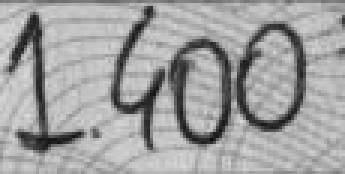
#> input picture a_car_002180.png, 115 x 58 px (shown 3 times larger)
$ jupyter execute --allow-errors separation.ipynb   (shell and % lines are left out)   (older library calls are emulated)
#> lines starting #> are read from the running program, lines starting #| are printed output that depends on the picture; after the words box and inside, x2 and y2 are one past the last pixel; in counts of white or black regions, pixels touching at a corner belong together
# New Section

IMPORT LIBRARIES

[cell 1]
from matplotlib import pyplot as plt
import cv2
import numpy as np
import math
from scipy.signal import convolve2d
import random

[cell 2]
# Load the image
image = cv2.imread('a_car_002180.png')
#> image is the input picture: shape (58, 115, 3); min 9, max 219, mean 160.1
image = cv2.cvtColor(image, cv2.COLOR_BGR2GRAY)
#> image: shape (58, 115)
print(image.shape)
#| (58, 115)
image = 255 - image
plt.imshow(image,cmap = 'gray')
smooth_image = cv2.GaussianBlur(image,(5,5),0)

CONVERT REQUIRED FOR

[cell 3]
def load_and_convert_to_gray_image(path):
  image = cv2.imread(path)
  image = cv2.cvtColor(image, cv2.COLOR_BGR2GRAY)
  # print(image.shape)
  image = 255 - image# because my model (in mnist_lenet5 trained )
  return image

def contour_count (img):
    contours, _ = cv2.findContours(img, cv2.RETR_EXTERNAL, cv2.CHAIN_APPROX_SIMPLE)
    return len(contours)

MORPHOLOGY PROCESS

[cell 4]
image = cv2.imread('a_car_002180.png' , cv2.IMREAD_GRAYSCALE)
# Define the structuring elements
horizontal = np.ones((1, 3), np.uint8)
vertical = np.ones((5, 1), np.uint8)

# Perform dilation with both horizontal and vertical structuring elements
opened_h = cv2.morphologyEx(image, cv2.MORPH_OPEN, horizontal)
opened_h_v =cv2.morphologyEx(opened_h, cv2.MORPH_OPEN, vertical)

opened_v = cv2.morphologyEx(image, cv2.MORPH_OPEN, vertical)
opened_v_h = cv2.morphologyEx(opened_v, cv2.MORPH_OPEN, horizontal)


images = [image,smooth_image , opened_h , opened_v,opened_v_h ,opened_h_v ]
# Display the dilated image
plt.subplots(2,3, figsize=(10,5))
for i in range(len(images)):
  plt.subplot(2,3, i+1)
  plt.imshow(images[i], cmap='gray')
  plt.axis('off')
#> this loop made 6 passes

find component with simple thresholding area

[cell 5]
print(f"print each shape for each image it's area")
for i in range(len(images)):
  new_contours = []
  _, threshold = cv2.threshold(images[i], 127, 255, cv2.THRESH_BINARY)
  contours, _ = cv2.findContours(
      threshold, cv2.RETR_TREE, cv2.CHAIN_APPROX_SIMPLE)
  for j in contours:
    if cv2.contourArea(j) > 100:
      new_contours.append(j)
      print(f"{i}:{cv2.contourArea(j)}")
  print(f"show each image with it's contour count ")
  plt.subplot(2,3, i+1)
  plt.imshow(threshold, cmap='gray')
  plt.axis('off')
  plt.title(f"{len(new_contours)} shapes")
#> this loop made 6 passes
#> (printed output is left out)
#> pass 1, `_, threshold = cv2.threshold(images[i], 127, 255, cv2.THRESH_BINARY)`:
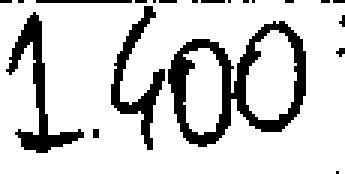
#> threshold: shape (58, 115) (shown 3 times larger); 81.5% white; 21 black regions (17 under 20 px), largest, box (x1, y1, x2, y2) and area: (56, 7, 102, 49) 611, (2, 4, 28, 51) 289, (37, 2, 55, 50) 241, (12, 0, 44, 1) 32
#> after the loop: threshold: shape (58, 115); 80.2% white; 9 black regions (8 under 20 px), largest, box (x1, y1, x2, y2) and area: (2, 0, 102, 51) 1263

FIND COMPONENT WITH OTSU WITH EACH COMPONENT AREA

[cell 6]
print(f"print each shape for each image it's area")
for i in range(len(images)):
  new_contours = []
  _,threshold= cv2.threshold(images[i],0,255,cv2.THRESH_BINARY+cv2.THRESH_OTSU)

  contours, _ = cv2.findContours(
      threshold, cv2.RETR_TREE, cv2.CHAIN_APPROX_SIMPLE)
  for j in contours:
    if cv2.contourArea(j) > 100:
      new_contours.append(j)
      print(f"{i}:{cv2.contourArea(j)}")

  print(f"show each image with it's contour count ")
  plt.subplot(2,3, i+1)
  plt.imshow(threshold, cmap='gray')
  plt.axis('off')
  plt.title(f"{len(new_contours)} shapes")
#> threshold: shape (58, 115); 82.9% white; 11 black regions (9 under 20 px), largest, box (x1, y1, x2, y2) and area: (37, 0, 102, 50) 824, (3, 4, 28, 51) 271
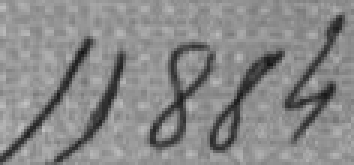
#> input picture a_car_002188.png, 118 x 55 px, found by its file name (shown 3 times larger)
#> further down, image is the input picture: shape (55, 118, 3); min 20, max 194, mean 136
#| (55, 118)

SHOW PROBLEM OF CONTOUR

[cell 7]
def find_best_contour(img , numbers_of_contours):
#> called with numbers_of_contours = 6
  plt.subplot(3,3, 1)
  plt.imshow(img, cmap='gray')
  plt.axis('off')
  new_contours = []
  # _, threshold = cv2.threshold(images[i], 127, 255, cv2.THRESH_BINARY)
  _,threshold= cv2.threshold(img,0,255,cv2.THRESH_BINARY+cv2.THRESH_OTSU)
#> threshold: shape (55, 118); 14.8% white; 6 white regions (1 under 20 px)
  plt.imshow(threshold, cmap='gray')
  plt.axis('off')
  contours, _ = cv2.findContours(
      threshold, cv2.RETR_TREE, cv2.CHAIN_APPROX_SIMPLE)
#> contours = 11 contours, 3 with area under 20; largest, box (x1, y1, x2, y2) and area: (50, 14, 72, 50) 322, (70, 16, 95, 51) 186, (95, 5, 115, 48) 159, (0, 12, 31, 55) 112, (17, 17, 42, 55) 112, (58, 16, 71, 31) 110, (51, 36, 61, 48) 54, (71, 38, 78, 49) 36

  for j in contours:
    # if cv2.contourArea(j) > 100:
    new_contours.append((j,cv2.contourArea(j)))
#> this loop made 11 passes
#> j on passes 1, 5, 11: [[15, 54]], [[76, 38], [77, 37], [78, 38], [77, 39]], [[98, 32], [99, 31], [100, 32], [99, 33]]
#> after the loop, new_contours = 11 items
  sorted_list = sorted(new_contours, key=lambda x: x[1] , reverse=True)#sort base on area value from high to low
#> sorted_list = 11 items

  for i in range(numbers_of_contours+2):
    new_img = np.zeros((100,200))
    contour = sorted_list[i][0]
    cv2.drawContours(new_img, [contour], 0, 255, 1)
    cv2.imwrite(f'contour_{i}.png',new_img)
    plt.subplot(3,3, i+2)
    plt.imshow(new_img, cmap='gray')
    plt.axis('off')
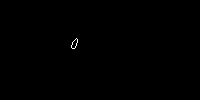
#> new_img: shape (100, 200) float64; 0.11% white in thin lines or dots, all inside (x1, y1, x2, y2) = (71, 38, 78, 49)
    # plt.title(f"{len(new_contours)} shapes")

    # print(f"{i}:{cv2.contourArea(j)}")

image = cv2.imread('/content/a_car_002188.png')
image = cv2.cvtColor(image, cv2.COLOR_BGR2GRAY)
print(image.shape)
image = 255 - image

find_best_contour(image , 6 )

GO WITH CONNECTED COMPONENT FUNCTION

[cell 8]
images = []
images.append(load_and_convert_to_gray_image('/content/a_car_002201.png'))
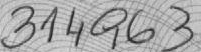
#> input picture a_car_002201.png, 201 x 52 px, found by its file name
#> in load_and_convert_to_gray_image, image is the input picture: shape (52, 201, 3); min 26, max 218, mean 168.7
images.append(load_and_convert_to_gray_image('/content/a_car_002223.png'))
#> call 2 of load_and_convert_to_gray_image, with path = '/content/a_car_002223.png'
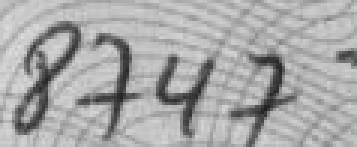
#> input picture a_car_002223.png, 119 x 49 px, found by its file name (shown 3 times larger)
#> in load_and_convert_to_gray_image, image is the input picture: shape (49, 119, 3); min 32, max 221, mean 167.9
images.append(load_and_convert_to_gray_image('/content/a_car_002229.png'))
#> call 3 of load_and_convert_to_gray_image, with path = '/content/a_car_002229.png'
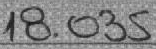
#> input picture a_car_002229.png, 156 x 49 px, found by its file name
#> in load_and_convert_to_gray_image, image is the input picture: shape (49, 156, 3); min 19, max 197, mean 134.3
images.append(load_and_convert_to_gray_image('/content/a_car_002238.png'))
#> call 4 of load_and_convert_to_gray_image, with path = '/content/a_car_002238.png'
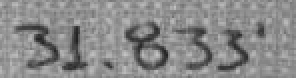
#> input picture a_car_002238.png, 148 x 39 px, found by its file name (shown 2 times larger)
#> in load_and_convert_to_gray_image, image is the input picture: shape (39, 148, 3); min 33, max 196, mean 137.1


for i in range(len(images)):
  # _, threshold = cv2.threshold(images[i], 127, 255, cv2.THRESH_BINARY)
  _,threshold= cv2.threshold(images[i],0,255,cv2.THRESH_BINARY+cv2.THRESH_OTSU)
  analysis = cv2.connectedComponentsWithStats(threshold,
                                            4,
                                            cv2.CV_32S)
  (totalLabels, label_ids, values, centroid) = analysis
  new_values = []
  for j in range(1 ,len(values)):#we ignore first value because it is background
    area = values[j, cv2.CC_STAT_AREA]
    if area > 100:
      new_values.append(values[j])
      print(f"images{i} have component with area :{area}")
  plt.subplot(2,2, i+1)
  plt.imshow(threshold, cmap='gray')
  plt.axis('off')
  plt.title(f"{len(new_values)} shapes")
#> this loop made 4 passes
#> totalLabels on passes 1 to 4: 9, 8, 8, 9
#> (printed output is left out)
#> pass 1, `(totalLabels, label_ids, values, centroid) = analysis`:
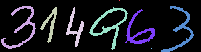
#> label_ids: shape (52, 201) int32; 9 distinct labels, from 0 to 8; one colour per label, 0 black
#> after the loop: threshold: shape (39, 148); 14.2% white; 8 white regions (2 under 20 px), largest, box (x1, y1, x2, y2) and area: (62, 11, 84, 35) 227, (8, 12, 30, 34) 168, (109, 14, 125, 36) 135, (87, 13, 106, 35) 134, (31, 13, 44, 35) 118, (128, 11, 133, 19) 25
#> `[cell 8] images = [] images.append(load_and_convert_to_gray_image('/co..`:
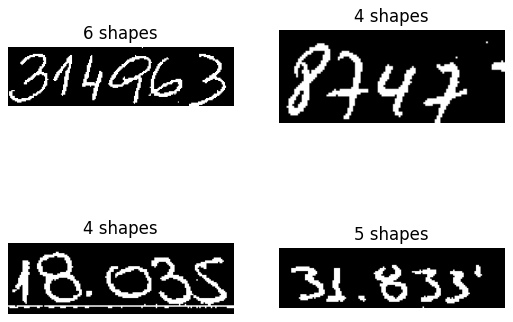
#> figure drawn by matplotlib, 4 panels


# [11 lines of commented-out code are left out]

[cell 9]
def find_best_components(img , numbers_of_contours):
#> called with numbers_of_contours = 5
  plt.subplot(3,3, 1)
  plt.imshow(img, cmap='gray')
  plt.axis('off')

  # _, threshold = cv2.threshold(images[i], 127, 255, cv2.THRESH_BINARY)
  _,threshold= cv2.threshold(img,0,255,cv2.THRESH_BINARY+cv2.THRESH_OTSU)
  # plt.imshow(threshold, cmap='gray')
  # plt.axis('off')
  # contours, _ = cv2.findContours(
  #     threshold, cv2.RETR_TREE, cv2.CHAIN_APPROX_SIMPLE)
  (totalLabels, label_ids, values, centroid) = cv2.connectedComponentsWithStats(threshold,
                                            4,
                                            cv2.CV_32S)
#> label_ids: shape (55, 118) int32; 7 distinct labels, from 0 to 6
#> totalLabels = 7; values = [[0, 0, 118, 55, 5532], [95, 5, 20, 43, 217], [0, 12, 31, 43, 157], [50, 14, 22, 36, 231], [17, 17, 25, 38, 153], [70, 16, 25, 35, 199], [15, 54, 1, 1, 1]]; centroid = [[57.77, 26.19], [104.7, 26.8], [16.59, 33.01], [59.64, 31.36], [32.31, 36.42], [80.51, 32.5], [15, 54]]

  # for j in contours:
  #   # if cv2.contourArea(j) > 100:
  #   new_contours.append((j,cv2.contourArea(j)))
  # sorted_list = sorted(new_contours, key=lambda x: x[1] , reverse=True)
  new_values = []
  for j in range(1 ,len(values)):#we ignore first value because it is background
    area = values[j, cv2.CC_STAT_AREA]
    if area > 100:
      new_values.append((area , j ,values[j]))#j mean label id
#> this loop made 6 passes
#> area on passes 1 to 5: 217, 157, 231, 153, 199
#> after the loop, new_values = [(217, 1, [95, 5, 20, 43, 217]), (157, 2, [0, 12, 31, 43, 157]), (231, 3, [50, 14, 22, 36, 231]), (153, 4, [17, 17, 25, 38, 153]), (199, 5, [70, 16, 25, 35, 199])]
  sorted_list = sorted(new_values, key=lambda x: x[0] , reverse=True)
#> sorted_list = [(231, 3, [50, 14, 22, 36, 231]), (217, 1, [95, 5, 20, 43, 217]), (199, 5, [70, 16, 25, 35, 199]), (157, 2, [0, 12, 31, 43, 157]), (153, 4, [17, 17, 25, 38, 153])]

  for i in range(numbers_of_contours):
    output = np.zeros(threshold.shape, dtype="uint8")
    id = sorted_list[i][1]
    # cv2.drawContours(new_img, [contour], 0, 255, 1)
    componentMask = (label_ids == id).astype("uint8") * 255
    output = cv2.bitwise_or(output, componentMask)

    # cv2.imwrite(f'component_{i}.png',output)
    plt.subplot(3,3, i+2)
    plt.imshow(output, cmap='gray')
    plt.axis('off')
#> this loop made 5 passes
#> id on passes 1 to 5: 3, 1, 5, 2, 4
#> pass 2, in find_best_components, `componentMask = (label_ids == id).astype("uint8") * 255`:
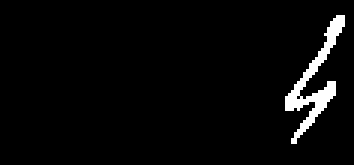
#> componentMask: shape (55, 118) (shown 3 times larger); 3.3% white; 1 white region, box (x1, y1, x2, y2) and area: (95, 5, 115, 48) 217
    # plt.title(f"{len(new_contours)} shapes")

    # print(f"{i}:{cv2.contourArea(j)}")

image =load_and_convert_to_gray_image('/content/a_car_002188.png')
# [5 lines of commented-out code are left out]

find_best_components(image , 5 )

PREPROCESS TEST

DOWNLOAD DATASET

[cell 10]
# !wget https://www.orand.cl/orand_car/ORAND-CAR-2014.tar.gz -O /content/drive/MyDrive/Roshan_project/ORAND-CAR-2014.tar.gz
# !tar -xf /content/drive/MyDrive/Roshan_project/ORAND-CAR-2014.tar.gz

[cell 11]
# [23 lines left out: function extract_path_and_number, not called in this run]
def extract_text_file(path):
    # Define the file path
  file_path = path

  # Initialize an empty list to store the tuples
  data_list = []
  # Open the file and read it line by line
  with open(file_path, 'r') as file:
      for line in file:
          # Strip any leading/trailing whitespace characters
          line = line.strip()

          # Split the line into parts (assuming space as delimiter; change if necessary)
          parts = line.split('	')

          # Extract the image file name and the integer value
          image_file = parts[0]
          integer_value = int(len(parts[1]))

          # Append the tuple to the list
          data_list.append((image_file, integer_value))

  # Print the resulting list of tuples
  print(f"number of file:{len(data_list)}")
  return data_list

# data_list_a = extract_text_file('/content/drive/MyDrive/Roshan_project/ORAND-CAR-2014/CAR-A/a_train_gt.txt')
# data_list_b = extract_text_file('/content/drive/MyDrive/Roshan_project/ORAND-CAR-2014/CAR-B/b_train_gt.txt')
#> (the rest of this cell did not finish here and is left out)

remove alternative noise with fourier transform

[cell 12]
# [51 lines left out: functions fill_black_out_of_circle, delete_noise_with_fourier, not called in this run]

remove noise like underline in some image(remove_line) or line in right side of some image (remove_right_side_line)

[cell 13]
# [71 lines left out: functions remove_line, remove_right_side_line, preprocess, not called in this run]


problems_a = []
problems_b = []
img_with_line = []
#> (the rest of this cell did not finish here and is left out)

SHOW SOME RANDOM IMAGE TO GUESS ANOTHER APPROACH

#> (a cell that did not finish here is left out)

#> (a cell that did not finish here is left out)

PREDICTION

[cell 16]
from google.colab import drive
drive.mount('/content/drive')

[cell 17]
# !cp /content/drive/MyDrive/Roshan_project/Mnist_model/model_checkpoint.keras .

[cell 18]
# for load model
from tensorflow.keras.models import load_model
#> (the rest of this cell did not finish here and is left out)

[cell 19]
def convert_list_to_number(numbers):
  return (''.join(map(str, numbers)))
# [50 lines left out: function extract_each_character, not called in this run]
  # return numbers


def predict_my_input(image):


  image = cv2.resize(image, (28, 28))#*********************************************
  # [5 lines of commented-out code are left out]

  image = np.expand_dims(image, axis=2)
  image = np.expand_dims(image, axis=0)
  # image = 255 - image
  # plt.imshow(image[0, ..., 0], cmap='gray')

  image = image.astype(float) / 255
  p = loaded_model.predict(image, verbose=0)
  # print(p)
  p=np.argmax(p)
  # print(p)
  return p
  # return (image,p)
  # plt.imshow(image[0, ..., 0], cmap='gray')

[cell 20]
img = cv2.imread("01.png" , cv2.IMREAD_GRAYSCALE)
#> (the rest of this cell did not finish here and is left out)

[cell 21]
# predict_my_input('/content/3_object.png')
# image_path_and_its_number_a
# image_path_and_its_number_b
correct_preprocess = []
#> (the rest of this cell did not finish here and is left out)

[cell 22]
# [4 lines of commented-out code are left out]
total_char = 0
total_levenshtien_distance = 0
list_of_errors = []
errors = 0
print(len(correct_preprocess))
# x = 10
for i in correct_preprocess:
  # [4 lines of commented-out code are left out]
  (totalLabels, label_ids, values, centroid) = cv2.connectedComponentsWithStats(i[1],
                                          4,
                                          cv2.CV_32S)
  # plt.imshow(i[1], cmap='gray')
  # plt.show()
  result,is_error = extract_each_character(i[1])
  if is_error:
    print(f"image from {i[0]} which must be {i[2]} and predict {result} get error")
  # print(f"result:{result}\nmust be:{i[2]}")
  if result != i[2]:
    list_of_errors.append((i[1] ,i[0],result,i[2]))
    errors += 1


    total_char += len(i[2])
    total_levenshtien_distance += Levenshtein.distance(result ,i[2])
#> after the loop, errors = 0; list_of_errors = []; total_char = 0; total_levenshtien_distance = 0


print(f"total image : {len(correct_preprocess)}\nnumber of errors:{errors}")
#| total image : 0
#| number of errors:0
print(f"accuracy:{len(correct_preprocess) - errors}/{5009} = {(len(correct_preprocess) - errors)/5009}")
#| accuracy:0/5009 = 0.0
#> (the rest of this cell did not finish here and is left out)
